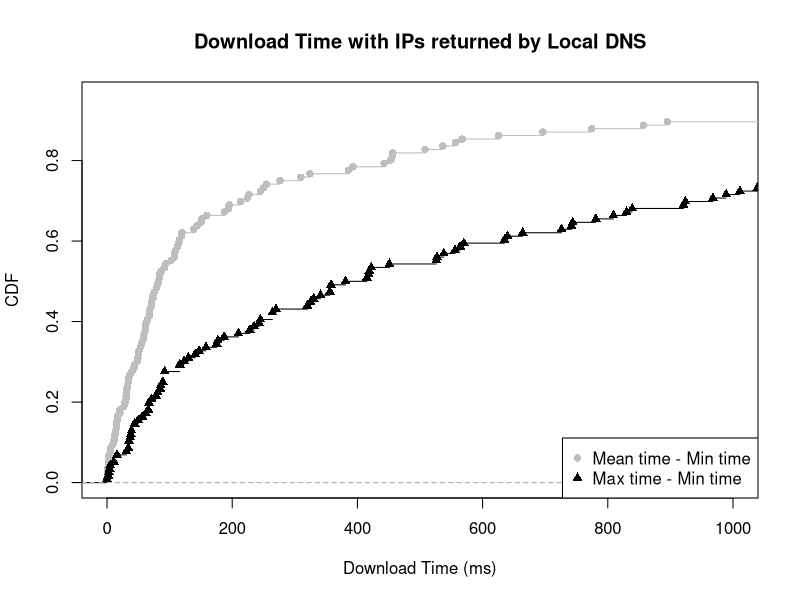

Write the R code that produced this figure.
mean_min <- c(16.546296, 59.416667, 276.333333, 31.730337, 107.916667, 57.307692, 73.333333, 30.500000, 50.833333, 245.090909, 774.400000, 30.166667, 75.960000, 71.380000, 255.055556, 64.416667, 385.400000, 92.090909, 61.666667, 2386.999000, 2.333333, 80.428571, 2.760000, 442.666667, 49.250000, 9.200000, 107.966667, 1160.703704, 1655.599500, 67.439394, 32.777778, 20.555556, 39.833333, 58.666667, 193.833333, 324.083333, 187.233333, 556.555556, 625.444444, 857.000000, 159.550000, 31.125000, 34.250000, 226.666667, 508.208333, 83.972222, 138.666667, 67.466667, 112.666667, 86.333333, 309.666667, 53.250000, 118.952381, 6773.348646, 3.333333, 1244.333333, 20.703704, 48.333333, 455.555556, 2.666667, 456.800000, 2060.638333, 895.043478, 2302.333333, 224.555556, 78.833333, 1911.562500, 150.219697, 567.416667, 71.000000, 73.375000, 109.696078, 61.523810, 12.833333, 114.666667, 62.450000, 15.333333, 42.833333, 1.368421, 34.388889, 54.638298, 49.993333, 151.538462, 0.000000, 1107.133333, 536.461864, 195.104167, 5.833333, 102.416667, 143.500000, 115.809524, 82.083333, 393.000000, 13.878788, 12.166667, 93.266667, 28.611111, 36.500000, 213.071429, 27.000000, 1445.833333, 1.500000, 84.250000, 2753.995000, 15.250000, 119.833333, 11.083333, 1.166667, 44.333333, 5.333333, 250.074074, 68.621212, 16.235294, 1180.333333, 696.333333, 453.500000)

max_min <- c(67.00, 177.00, 830.00, 356.00, 320.00, 422.00, 141.00, 123.00, 147.00, 526.00, 6830.00, 89.00, 781.00, 538.00, 415.00, 175.00, 989.00, 358.00, 210.00, 9413.99, 4.00, 418.00, 34.00, 1039.00, 116.00, 39.00, 726.00, 7503.00, 9609.99, 744.00, 85.00, 116.00, 78.00, 358.00, 556.00, 2513.00, 839.00, 1977.00, 1124.00, 1331.00, 570.00, 71.00, 81.00, 527.00, 1209.00, 228.00, 635.00, 419.00, 235.00, 243.00, 809.00, 381.00, 921.00, 9367.99, 11.00, 5522.00, 44.00, 92.00, 1774.00, 5.00, 1140.00, 9841.99, 2406.00, 4078.00, 1011.00, 187.00, 4998.00, 1734.00, 2971.00, 968.00, 92.00, 1375.00, 264.00, 44.00, 325.00, 158.00, 31.00, 86.00, 38.00, 56.00, 1349.00, 924.00, 664.00, 0.00, 3713.00, 5988.00, 2862.00, 16.00, 330.00, 1422.00, 451.00, 564.00, 742.00, 50.00, 37.00, 245.00, 92.00, 66.00, 640.00, 67.00, 3015.00, 3.00, 270.00, 5507.99, 35.00, 341.00, 35.00, 2.00, 130.00, 16.00, 7767.00, 264.00, 62.00, 5507.00, 1811.00, 1376.00)

mean_min_val = ecdf(mean_min)
max_min_val = ecdf(max_min)

plot(mean_min_val, lty=1, col="grey", pch = 16, xlab="Download Time (ms)", ylab="CDF", main="Download Time with IPs returned by Local DNS", xlim=c(0, 1000))
lines(max_min_val, pch = 17)

legend("bottomright",  pch = c(16, 17), legend=c("Mean time - Min time", "Max time - Min time"), col=c("grey", "black"))

